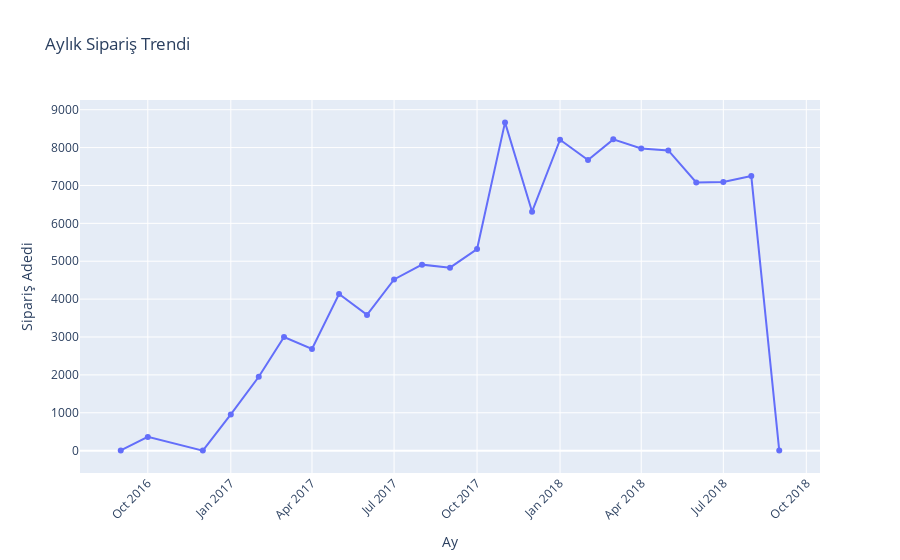

The cell this chart's notebook holds for it:
### Code cell
# 3. Aylık Satış Trendi
monthly_sales = (
    master_df.with_columns(pl.col("order_purchase_timestamp").str.to_datetime())
    .sort("order_purchase_timestamp")
    .group_by_dynamic("order_purchase_timestamp", every="1mo")
    .agg(pl.len().alias("order_count"))
    .with_columns(pl.col("order_purchase_timestamp").dt.strftime("%Y-%m").alias("month_year"))
    .to_pandas()
)

fig = px.line(monthly_sales, x='month_year', y='order_count', 
              title='Aylık Sipariş Trendi',
              markers=True)

fig.update_xaxes(title='Ay', tickangle=-45)
fig.update_yaxes(title='Sipariş Adedi')
fig.show()

### Figure 1 — Plotly figure (JSON) as saved in the notebook; plotly's stock layout.template omitted (floating-point values rounded to 4 significant figures)
{"data": [{"hovertemplate": "month_year=%{x}<br>order_count=%{y}<extra></extra>", "legendgroup": "", "line": {"color": "#636efa", "dash": "solid"}, "marker": {"symbol": "circle"}, "mode": "lines+markers", "name": "", "orientation": "v", "showlegend": false, "type": "scatter", "x": ["2016-09", "2016-10", "2016-12", "2017-01", "2017-02", "2017-03", "2017-04", "2017-05", "2017-06", "2017-07", "2017-08", "2017-09", "2017-10", "2017-11", "2017-12", "2018-01", "2018-02", "2018-03", "2018-04", "2018-05", "2018-06", "2018-07", "2018-08", "2018-09"], "xaxis": "x", "y": [6, 363, 1, 955, 1951, 3000, 2684, 4136, 3583, 4519, 4910, 4831, 5322, 8665, 6308, 8208, 7672, 8217, 7975, 7925, 7078, 7092, 7248, 1], "yaxis": "y"}], "layout": {"legend": {"tracegroupgap": 0}, "title": {"text": "Aylık Sipariş Trendi"}, "xaxis": {"anchor": "y", "domain": [0.0, 1.0], "tickangle": -45, "title": {"text": "Ay"}}, "yaxis": {"anchor": "x", "domain": [0.0, 1.0], "title": {"text": "Sipariş Adedi"}}}}
